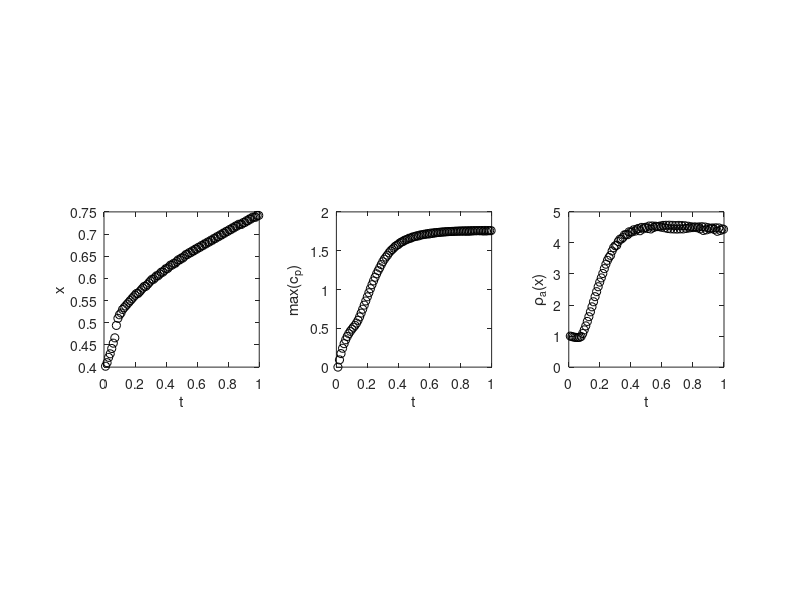

Source code (MATLAB): (Note: this script raises an error after producing the figure.)
clear all; close all; clc;
%addpath('/Users/mahadevan-group/Documents/MATLAB/matlab2tikz/src');
addpath('/home/kalyani/Documents/MATLAB/matlab2tikz-matlab2tikz-56c94a1/src');

tunl=load('tunneling.txt');
partunl=load('partial_tunneling.txt');
jammed=load('jammed.txt');

len = size(tunl);
x = tunl(:,1);
kind = 2;
nr = 1;
nc = 3;

maxEvol = [];
xilLoc = [];
tabX = [];
indx = 1:(len(2)/3-1);
xiL = zeros(1,max(indx));
mcp = zeros(1,max(indx));
mra = zeros(1,max(indx));
for ind = indx
    cp = tunl(:,kind);
    rhoa = tunl(:,kind+1);
    rhos = tunl(:,kind+2);
    
    ixLoc = find(rhoa == max(rhoa));
    xiL(ind) = x(ixLoc(1));
    
    subplot(nr,nc,1);
    %semilogy(kind,xiL,'ko'); hold on;
    plot(ind/(len(2)/3-1),xiL(ind),'ko'); hold on;
%    tabX(ind, :) = [ind/(len(2)/3-1) xiL(ind)];
    pbaspect([1 1 1]);
    xlabel('t');
    ylabel('x');
    
    subplot(nr,nc,2);
    mcp(ind) = max(cp);
    plot(ind/(len(2)/3-1),mcp(ind),'ko'); hold on;
    xlabel('t');
    ylabel('max(c_p)');
    pbaspect([1 1 1]);
    
    subplot(nr,nc,3);
    mra(ind) = max(rhoa);
    plot(ind/(len(2)/3-1),mra(ind),'ko'); hold on;
    xlabel('t');
    ylabel('\rho_a(x)');
    pbaspect([1 1 1]);
    
    kind = kind + 3;
end
tabX = [indx'/max(ind), mcp', mra', xiL'];
writematrix(tabX,'Tunnel.txt','Delimiter','\t');

len = size(partunl);
x = partunl(:,1);
kind = 2;
indx = 1:(len(2)/3-1);
xiL = zeros(1,max(indx));
mcp = zeros(1,max(indx));
mra = zeros(1,max(indx));
for ind = indx
    cp = partunl(:,kind);
    rhoa = partunl(:,kind+1);
    rhos = partunl(:,kind+2);
    
    ixLoc = find(rhoa == max(rhoa));
    xiL(ind) = x(ixLoc(1));
    
    subplot(nr,nc,1);
    xiL(ind) = x(ixLoc(1));
    %semilogy(kind,xiL,'ko'); hold on;
    plot(ind/(len(2)/3-1),xiL(ind),'ro'); hold on;
%    tabX(ind, :) = [ind/(len(2)/3-1) xiL(ind)];
    pbaspect([1 1 1]);
    xlabel('t');
    ylabel('x');
    
    
    subplot(nr,nc,2);
    mcp(ind) = max(cp);
    plot(ind/(len(2)/3-1),max(cp),'ro'); hold on;
    xlabel('t');
    ylabel('max(c_p)');
    pbaspect([1 1 1]);
    
    subplot(nr,nc,3);
    mra(ind) = max(rhoa);
    plot(ind/(len(2)/3-1),max(rhoa),'ro'); hold on;
    xlabel('t');
    ylabel('\rho_a(x)');
    pbaspect([1 1 1]);
    
    kind = kind + 3;
end
tabX = [indx'/max(ind), mcp', mra', xiL'];
writematrix(tabX,'PartialTunnel.txt','Delimiter','\t');

len = size(jammed);
x = jammed(:,1);
kind = 2;
for ind = 1:(len(2)/3-1)
    cp = jammed(:,kind);
    rhoa = jammed(:,kind+1);
    rhos = jammed(:,kind+2);
    
    ixLoc = find(rhoa == max(rhoa));
    xiL(ind) = x(ixLoc(1));
    
    subplot(nr,nc,1);
    %semilogy(kind,xiL,'ko'); hold on;
    plot(ind/(len(2)/3-1),xiL(ind),'bo'); hold on;
%    tabX(ind, :) = [ind/(len(2)/3-1) xiL(ind)];
    pbaspect([1 1 1]);
    xlabel('t');
    ylabel('x');
    
    
    subplot(nr,nc,2);
    plot(ind/(len(2)/3-1),max(cp),'bo'); hold on;
    xlabel('t');
    ylabel('max(c_p)');
    pbaspect([1 1 1]);
    
    subplot(nr,nc,3);
    plot(ind/(len(2)/3-1),max(rhoa),'bo'); hold on;
    xlabel('t');
    ylabel('max(\rho_a)');
    pbaspect([1 1 1]);
    
    kind = kind + 3;
end

%writematrix(tabX,'xLocPartialTunnel.txt','Delimiter','\t');